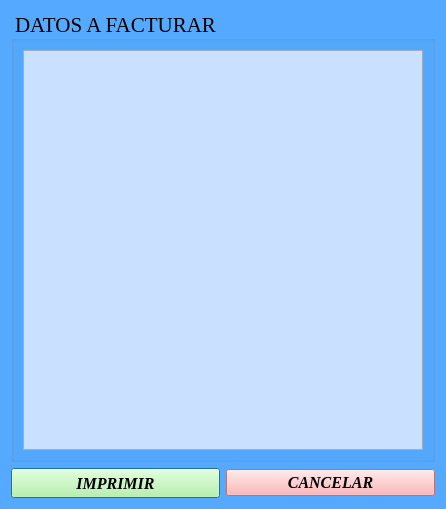
<?xml version="1.0" encoding="UTF-8"?>
<ui version="4.0">
 <class>Facturar</class>
 <widget class="QDialog" name="Facturar">
  <property name="geometry">
   <rect>
    <x>0</x>
    <y>0</y>
    <width>444</width>
    <height>499</height>
   </rect>
  </property>
  <property name="windowTitle">
   <string>Dialog</string>
  </property>
  <property name="styleSheet">
   <string notr="true">background-color: rgb(85, 170, 255);</string>
  </property>
  <layout class="QGridLayout" name="Factura">
   <item row="1" column="0">
    <widget class="QPushButton" name="btnImprimir">
     <property name="minimumSize">
      <size>
       <width>200</width>
       <height>30</height>
      </size>
     </property>
     <property name="font">
      <font>
       <family>Georgia</family>
       <pointsize>12</pointsize>
       <weight>75</weight>
       <italic>true</italic>
       <bold>true</bold>
      </font>
     </property>
     <property name="styleSheet">
      <string notr="true">background-color: rgb(183, 255, 149);</string>
     </property>
     <property name="text">
      <string>IMPRIMIR</string>
     </property>
    </widget>
   </item>
   <item row="1" column="1">
    <widget class="QPushButton" name="btnCancelar">
     <property name="minimumSize">
      <size>
       <width>200</width>
       <height>20</height>
      </size>
     </property>
     <property name="font">
      <font>
       <family>Georgia</family>
       <pointsize>12</pointsize>
       <weight>75</weight>
       <italic>true</italic>
       <bold>true</bold>
      </font>
     </property>
     <property name="styleSheet">
      <string notr="true">background-color: rgb(255, 162, 164);</string>
     </property>
     <property name="text">
      <string>CANCELAR</string>
     </property>
    </widget>
   </item>
   <item row="0" column="0" colspan="2">
    <widget class="QGroupBox" name="groupBox">
     <property name="font">
      <font>
       <family>Georgia</family>
       <pointsize>16</pointsize>
       <weight>50</weight>
       <italic>false</italic>
       <bold>false</bold>
      </font>
     </property>
     <property name="styleSheet">
      <string notr="true">background-color: rgb(85, 170, 255);</string>
     </property>
     <property name="title">
      <string>DATOS A FACTURAR</string>
     </property>
     <layout class="QVBoxLayout" name="verticalLayout">
      <item>
       <widget class="QPlainTextEdit" name="outFactura">
        <property name="minimumSize">
         <size>
          <width>400</width>
          <height>400</height>
         </size>
        </property>
        <property name="styleSheet">
         <string notr="true">background-color: rgb(201, 225, 255);</string>
        </property>
        <property name="readOnly">
         <bool>true</bool>
        </property>
       </widget>
      </item>
     </layout>
    </widget>
   </item>
  </layout>
 </widget>
 <resources/>
 <connections/>
</ui>
